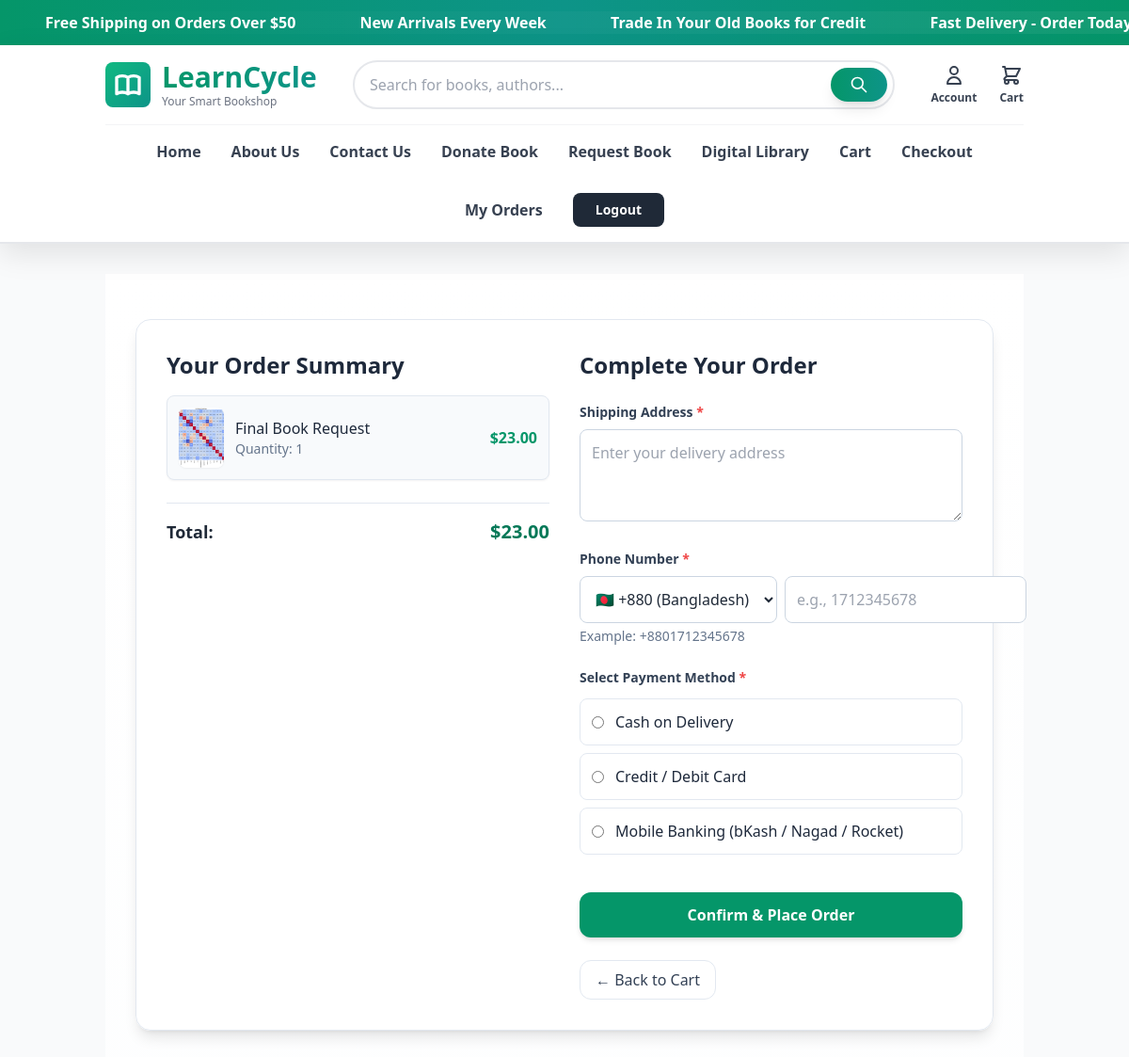
Screenshot of /orders/checkout/ (signed in) with the database file from the repository.
### cart/models.py (models this page shows, shortened)
class CartItem(models.Model):
    cart = models.ForeignKey(Cart, on_delete=models.CASCADE, related_name='items')
    book = models.ForeignKey(Book, on_delete=models.CASCADE)
    quantity = models.PositiveIntegerField(default=1)
    added_at = models.DateTimeField(auto_now_add=True)
    class Meta:
        unique_together = ('cart', 'book')

### books/models.py (models this page shows, shortened)
class Book(models.Model):
    CONDITION_CHOICES = [
        ('new', 'New'),
        ('like_new', 'Like New'),
        ('good', 'Good'),
        ('fair', 'Fair'),
    ]
    title = models.CharField(max_length=200)
    author = models.CharField(max_length=200)
    price = models.DecimalField(max_digits=10, decimal_places=2)
    condition = models.CharField(max_length=20, choices=CONDITION_CHOICES)
    description = models.TextField()
    category = models.ForeignKey(Category, on_delete=models.CASCADE)
    seller = models.ForeignKey(User, on_delete=models.CASCADE)
    is_available = models.BooleanField(default=True)
    created_at = models.DateTimeField(auto_now_add=True)
    image = models.ImageField(upload_to='books/', blank=True)
    quantity = models.PositiveIntegerField(default=1)
    class Meta:
        indexes = [
            models.Index(fields=['category', 'is_available']),
        ]

### orders/views.py (the view, shortened to what this page needs)
# urls.py: path('checkout/', views.checkout, name='checkout'),
@login_required
def checkout(request):
    cart, created = Cart.objects.get_or_create(user=request.user)
    cart_items = CartItem.objects.filter(cart=cart)
    if not cart_items.exists():
        messages.error(request, "Your cart is empty.")
        return redirect('cart:cart_detail')
    for item in cart_items:
        item.subtotal = item.book.price * item.quantity
    total_price = sum(item.subtotal for item in cart_items)
    return render(request, 'orders/checkout.html', {
        'cart_items': cart_items,
        'total_price': total_price
    })

### templates/orders/checkout.html (shortened to what this page needs)
{% extends 'base.html' %}
{% block content %}
<div class="min-h-screen flex items-start justify-center py-12 px-4 sm:px-6 lg:px-8 bg-gradient-to-b from-white to-slate-50">
  <div class="max-w-5xl w-full grid grid-cols-1 md:grid-cols-2 gap-8 bg-white/80 backdrop-blur-sm border border-slate-200 rounded-2xl shadow-lg p-8">
    <div>
      <h2 class="text-2xl font-extrabold text-slate-800 mb-4">Your Order Summary</h2>
      <ul class="space-y-4 mb-6">
        {% for item in cart_items %}
        <li class="flex items-center justify-between bg-slate-50 border border-slate-200 rounded-lg p-3 shadow-sm hover:bg-slate-100 transition">
          <div class="flex items-center gap-3">
            <img src="{{ item.book.image.url }}" alt="{{ item.book.title }}" class="w-12 h-16 object-cover rounded-lg shadow-sm">
            <div>
              <p class="font-medium text-slate-800">{{ item.book.title }}</p>
              <p class="text-slate-500 text-sm">Quantity: {{ item.quantity }}</p>
            </div>
          </div>
          <span class="font-semibold text-emerald-600">${{ item.subtotal|floatformat:2 }}</span>
        </li>
        {% endfor %}
      </ul>
      <div class="border-t border-slate-200 pt-4 flex justify-between items-center">
        <span class="text-lg font-bold">Total:</span>
        <span class="text-xl font-extrabold text-emerald-700">${{ total_price|floatformat:2 }}</span>
      </div>
    </div>
    <div>
      <h2 class="text-2xl font-extrabold text-slate-800 mb-6">Complete Your Order</h2>
      <form method="post" class="space-y-6">
        <div>
          <label class="block text-sm font-semibold text-slate-700 mb-2">Shipping Address <span class="text-red-500">*</span></label>
          <textarea name="address" rows="3" class="w-full border border-slate-300 rounded-lg p-3 focus:ring-2 focus:ring-emerald-500" placeholder="Enter your delivery address" required></textarea>
        </div>
        <div>
          <label class="block text-sm font-semibold text-slate-700 mb-2">
            Phone Number <span class="text-red-500">*</span>
          </label>
          <div class="flex gap-2">
            <select name="country_code" class="border border-slate-300 rounded-lg p-3 bg-white focus:ring-2 focus:ring-emerald-500">
              <option value="+880" selected>🇧🇩 +880 (Bangladesh)</option>
            </select>
            <input
              type="tel"
              name="phone"
              pattern="^\d{10,11}$"
              title="Enter your 10–11 digit phone number (without country code)"
              class="flex-1 border border-slate-300 rounded-lg p-3 focus:ring-2 focus:ring-emerald-500"
              placeholder="e.g., 1712345678"
              required>
          </div>
          <p class="text-sm text-slate-500 mt-1">Example: +8801712345678</p>
        </div>
        <div>
          <label class="block text-sm font-semibold text-slate-700 mb-3">Select Payment Method <span class="text-red-500">*</span></label>
          <div class="space-y-2">
            <label class="flex items-center gap-3 border border-slate-200 rounded-lg p-3 hover:bg-slate-50 cursor-pointer">
              <input type="radio" name="payment_method" value="cod" required class="text-emerald-600 focus:ring-emerald-500">
              <span class="text-slate-800 font-medium">Cash on Delivery</span>
            </label>
            <label class="flex items-center gap-3 border border-slate-200 rounded-lg p-3 hover:bg-slate-50 cursor-pointer">
              <input type="radio" name="payment_method" value="card" class="text-emerald-600 focus:ring-emerald-500">
              <span class="text-slate-800 font-medium">Credit / Debit Card</span>
            </label>
            <label class="flex items-center gap-3 border border-slate-200 rounded-lg p-3 hover:bg-slate-50 cursor-pointer">
              <input type="radio" name="payment_method" value="mobile" class="text-emerald-600 focus:ring-emerald-500">
              <span class="text-slate-800 font-medium">Mobile Banking (bKash / Nagad / Rocket)</span>
            </label>
          </div>
        </div>
        <div class="pt-4">
          <button type="submit" class="w-full inline-flex items-center justify-center gap-2 bg-emerald-600 hover:bg-emerald-700 text-white font-semibold py-3 rounded-xl shadow-md transition transform hover:scale-105">
            Confirm & Place Order
          </button>
        </div>
      </form>
      <div class="mt-6">
        <a href="{% url 'cart:cart_detail' %}" class="inline-flex items-center gap-2 px-4 py-2 rounded-xl bg-white border border-slate-200 hover:shadow text-slate-700 transition transform hover:scale-105">← Back to Cart</a>
      </div>
    </div>
  </div>
</div>
{% endblock %}

### rows the page displays
CartItem: book.image (picture), book "Final Book Request", quantity "1", subtotal "23.00"

### other values shown
{{ total_price|floatformat:2 }} "23.00"
